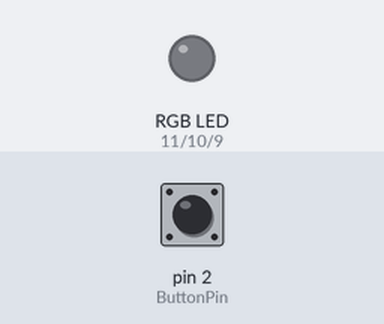
Bench run of a sketch on a simulated Arduino Uno, built with avr-gcc and run on an emulated ATmega328P. Parts: an RGB LED mixed from three pins (HIGH = lit). Inputs (shaded band) come from the test bench; at power-on: pin 2 (ButtonPin) LOW. Dim RGB values are drawn brighter than linear; random numbers use the default seed unless the sketch sets one.

Above: at 1.2 s.
1.3 s: pin 2 (ButtonPin) pulled HIGH for 1 s
At 3.0 s:
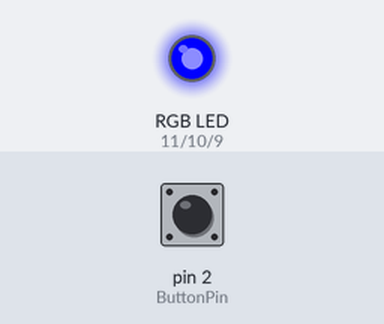
3.8 s: pin 2 (ButtonPin) pulled HIGH for 0.15 s
At 4.9 s:
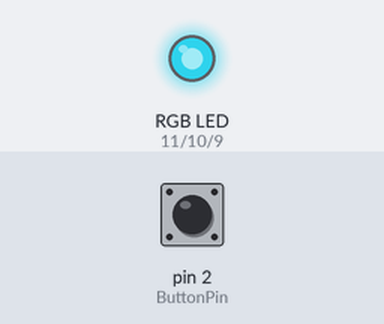
5.4 s: pin 2 (ButtonPin) pulled HIGH for 3.2 s
At 6.12 s:
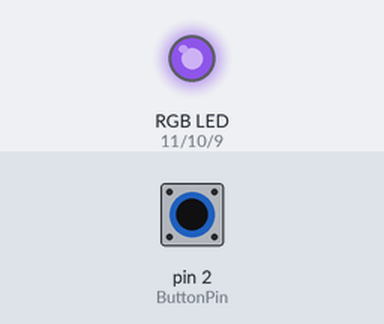
10.1 s: pin 2 (ButtonPin) pulled HIGH for 1 s
At 10.57 s:
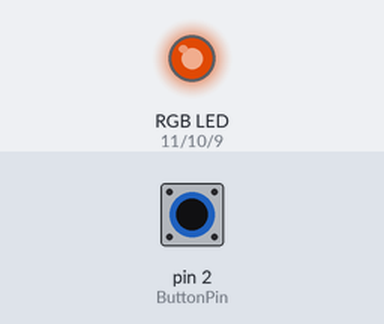
12.6 s: pin 2 (ButtonPin) pulled HIGH for 0.15 s
At 13.9 s:
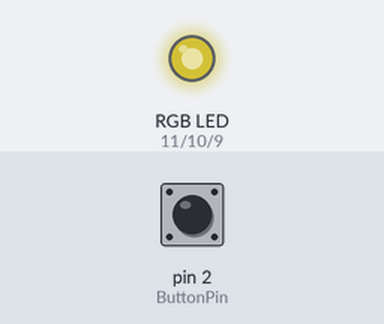
14.2 s: pin 2 (ButtonPin) pulled HIGH for 3.2 s
At 14.92 s:
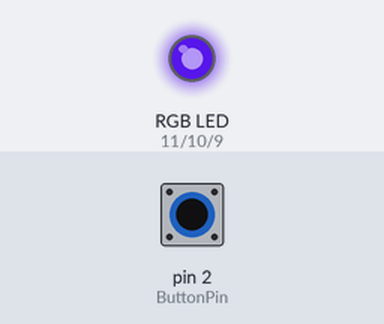
Timing chart, 0 to 18.8 s (numbered marks = the images above; inputs shaded):
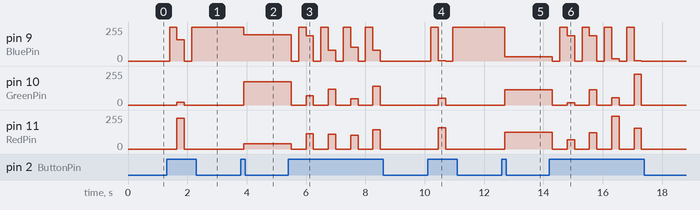

The sketch:

Random_Nightlight_Week_4.ino
```cpp
//RGB Light Pin Variables
int RedPin= 11;
int GreenPin= 10;
int BluePin= 9;

//Button Pin Variable
int ButtonPin = 2;

//Random Number Variables
int RandNum1;
int RandNum2;
int RandNum3;

//Button On or Off Variable
int ButtonBoolean;

//Debounce Variables
long LastDebounceTime = 0;
long DebounceDelay = 150; //Set to 150 milliseconds for each Button Press (If increased it will less likely switch bounce will occur)
int LedMode = 1; //Set to 1 so the Arduino Starts in the "Off Mode"


void setup() {
  pinMode(ButtonPin, INPUT); //Button is an input
  pinMode(RedPin, OUTPUT); //Red Pin is an Output
  pinMode(GreenPin, OUTPUT); //Green Pin is an Output
  pinMode(BluePin, OUTPUT); //Blue Pin is an Output

}

void loop() {


  ButtonBoolean = digitalRead(ButtonPin); //Sets Button On/Off Variable if Pushed


  if ( (millis() - LastDebounceTime) > DebounceDelay)  { //Adds a Time Buffer to Prevent Switch Bouncing

    if ( (ButtonBoolean == HIGH) && (LedMode == 1) ) { //If the Button is Pressed and the LedMode is set to 1 then display the Color Blue Mode

      delay(100); //Delay for 1 second

      //digitalWrite is used to send either Low (0) or High (1) to each RGB pin --> In this case all are Low except for Blue
      digitalWrite(RedPin, LOW);
      digitalWrite(GreenPin, LOW);
      digitalWrite(BluePin, HIGH);

      LastDebounceTime = millis(); //LastDebounceTime is set to the Current Time

      LedMode = 2; //Change LedMode to 2 for Random to Occur on the Next Button Press
    }
    else if ( (ButtonBoolean == HIGH) && (LedMode == 2) ) { //If the Button is Pressed and the LedMode is set to 2 then display the Random Color Mode

      int RandNum1 = random(0,255); //random number is set on each loop for Red
      int RandNum2 = random(0,255); //random number is set on each loop for Green
      int RandNum3 = random(0,255); //random number is set on each loop for Blue

      delay(100); //Delay for 1 second

      //analogWrite is used to send percentage to each Light Pin based on a random value (This value will be done through PWM)
      analogWrite(RedPin, RandNum1);
      analogWrite(GreenPin, RandNum2);
      analogWrite(BluePin, RandNum3);

      LastDebounceTime = millis(); //LastDebounceTime is set to the Current Time

      LedMode = 0; //Change LedMode to 0 for Off to Occur on the Next Button Press
    }
     else if ( (ButtonBoolean == HIGH) && (LedMode == 0) ) { //If the Button is Pressed and the LedMode is set to 0 then display the Off Mode

      delay(100); //Delay for 1 second

      //digitalWrite is used to send either Low (0) or High (1) to each RGB pin --> In this case all are Low
      digitalWrite(RedPin, LOW);
      digitalWrite(GreenPin, LOW);
      digitalWrite(BluePin, LOW);

      LastDebounceTime = millis(); //LastDebounceTime is set to the Current Time

      LedMode = 1; //Change LedMode to 1 for On to Occur on the Next Button Press
     }

  }//Close If for the Time Buffer to Prevent Switch Bouncing

}
```

Measured:
- after the input at 1.3 s, pin 9 (BluePin): 0/255 → 255/255 after 0.10 s, → 158/255 0.25 s later, → 0/255 0.25 s later, → 255/255 0.25 s later; pin 10 (GreenPin): 0/255 → 19/255 after 0.35 s, → 0/255 0.25 s later; pin 11 (RedPin): 0/255 → 232/255 after 0.35 s, → 0/255 0.25 s later
- after the input at 3.8 s, pin 9 (BluePin): 255/255 → 197/255 after 0.10 s; pin 10 (GreenPin): 0/255 → 175/255 after 0.10 s; pin 11 (RedPin): 0/255 → 38/255 after 0.10 s
- after the input at 5.4 s, pin 9 (BluePin): ramps from 255/255 to 0/255 and jumps back, once every 0.75 s; pin 10 (GreenPin): 175/255 → 0/255 after 0.10 s, → 68/255 0.50 s later, → 0/255 0.25 s later, → 120/255 0.50 s later, … (9 changes in this stretch)
- after the input at 10.1 s, pin 9 (BluePin): 0/255 → 255/255 after 0.10 s, → 3/255 0.25 s later, → 0/255 0.25 s later, → 255/255 0.25 s later; pin 10 (GreenPin): 0/255 → 52/255 after 0.35 s, → 0/255 0.25 s later; pin 11 (RedPin): 0/255 → 160/255 after 0.35 s, → 0/255 0.25 s later
- after the input at 12.6 s, pin 9 (BluePin): 255/255 → 32/255 after 0.10 s; pin 10 (GreenPin): 0/255 → 114/255 after 0.10 s; pin 11 (RedPin): 0/255 → 124/255 after 0.10 s
- after the input at 14.2 s, pin 9 (BluePin): ramps from 255/255 to 0/255 and jumps back, once every 0.75 s; pin 10 (GreenPin): 114/255 → 0/255 after 0.10 s, → 18/255 0.50 s later, → 0/255 0.25 s later, → 116/255 0.50 s later, … (9 changes in this stretch)
